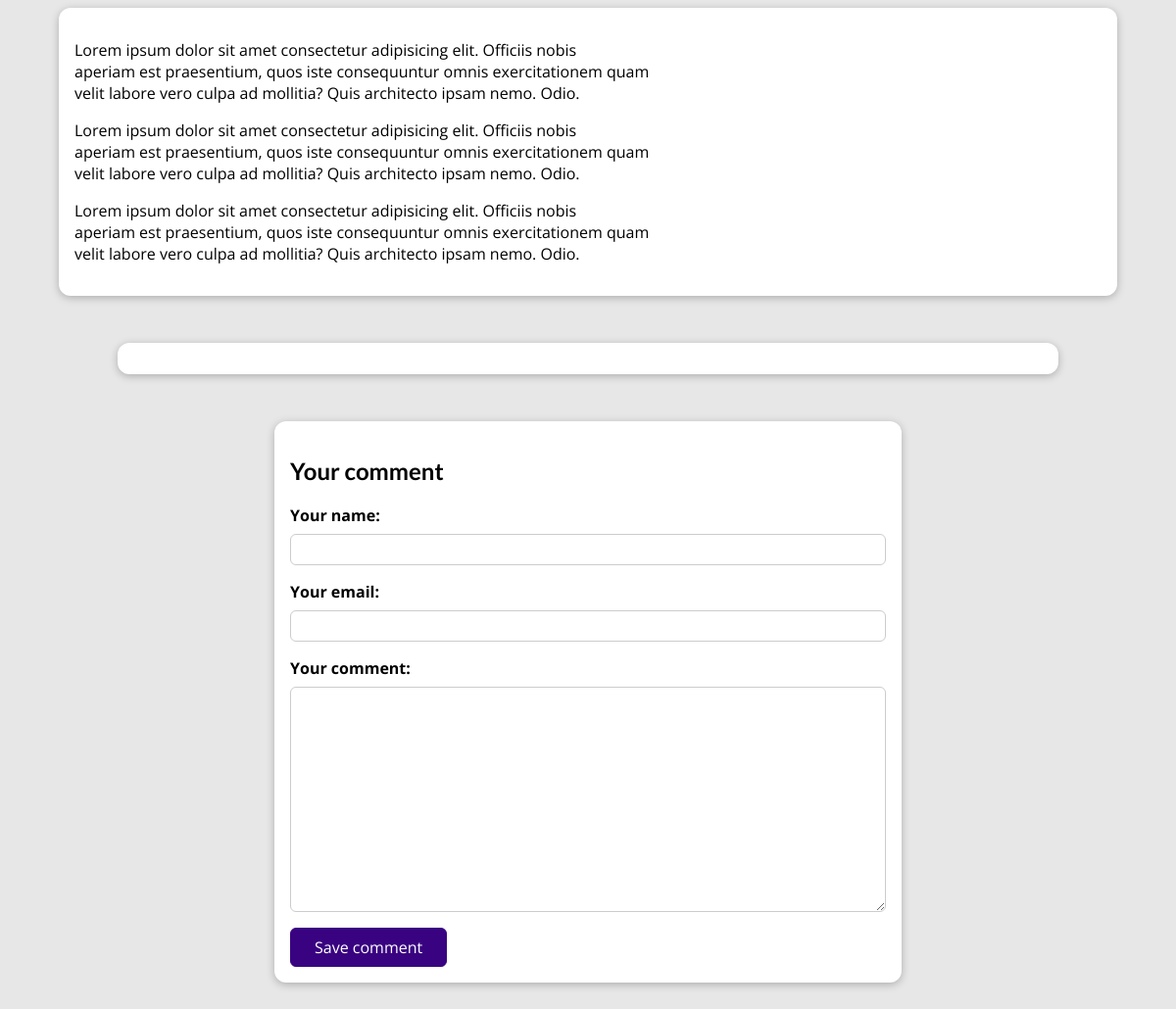
Page /posts/hike-in-the-mountains (lower part) on the earlier database version.
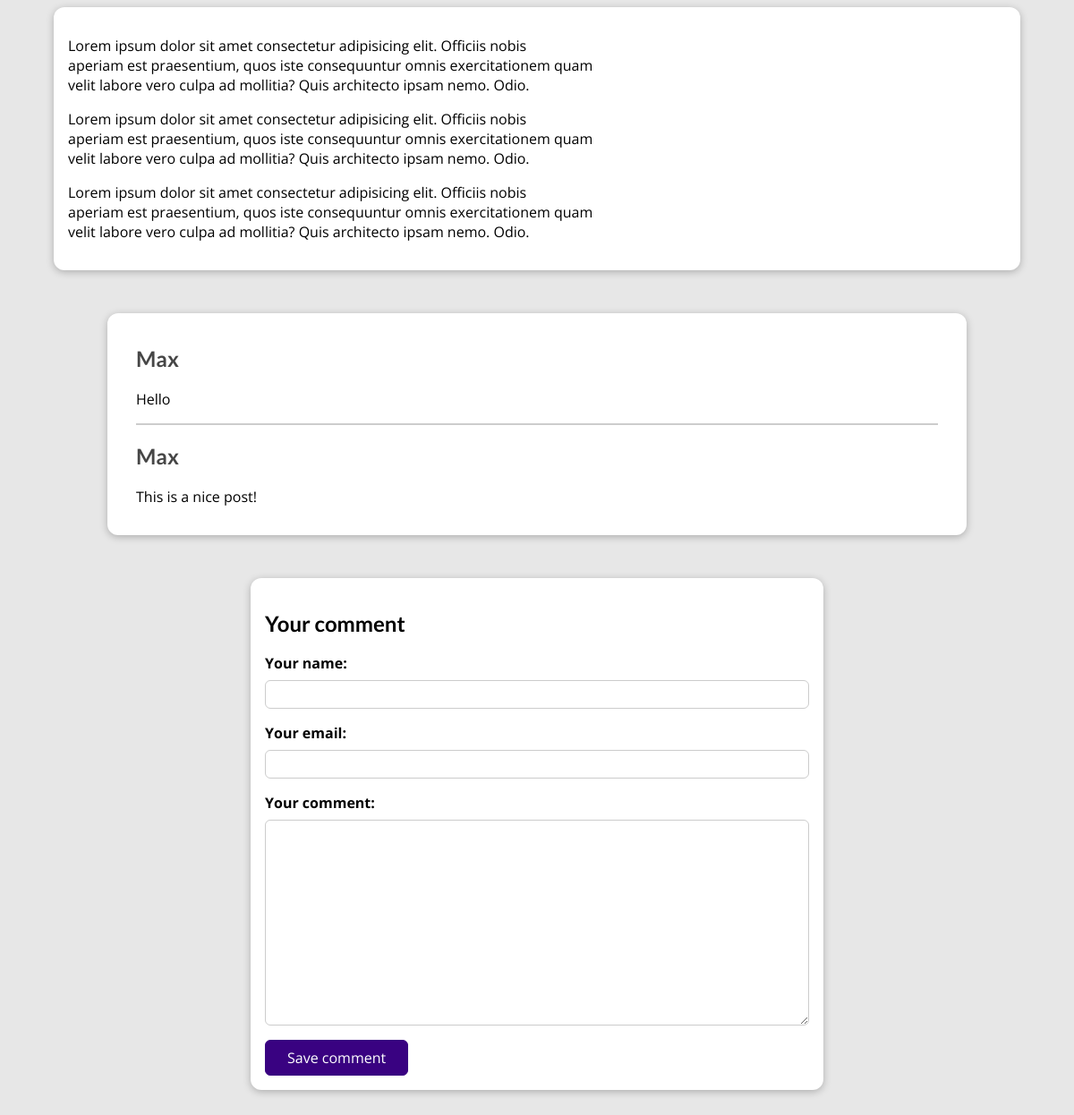
Same page on the later database version.
### blog/models.py (models this page shows, shortened)
class Post(models.Model):
    title = models.CharField(max_length=150)
    excerpt = models.CharField(max_length=200)
    image = models.ImageField(upload_to="posts", null=True)
    date = models.DateField(auto_now=True)
    slug = models.SlugField(unique=True, db_index=True)
    content = models.TextField(validators=[MinLengthValidator(10)])
    author = models.ForeignKey(
        Author, on_delete=models.SET_NULL, null=True, related_name="posts")
    tags = models.ManyToManyField(Tag)

class Comment(models.Model):
    user_name = models.CharField(max_length=120)
    user_email = models.EmailField()
    text = models.TextField(max_length=400)
    post = models.ForeignKey(
        Post, on_delete=models.CASCADE, related_name="comments")

### blog/views.py (the view, shortened to what this page needs)
# urls.py: path('posts/<slug:slug>', views.SinglePostView.as_view(),
class SinglePostView(View):
    def is_stored_post(self, request, post_id):
        stored_posts = request.session.get('stored_posts')
        if stored_posts is not None:
            is_saved_for_later = post_id in stored_posts
        else:
            is_saved_for_later = False
        return is_saved_for_later
    def get(self, request, slug):
        post = Post.objects.get(slug=slug)
        context = {
            'post': post,
            'post_tags': post.tags.all(),
            'post_comments': post.comments.all().order_by('-id'),
            'comment_form': CommentForm,
            'saved_for_later': self.is_stored_post(request, post.id)
        }
        return render(request, 'blog/post-detail.html', context)

### blog/models.py (called while the page is built)
    def full_name(self):
        return f"{self.first_name} {self.last_name}"

    def __str__(self):
        return self.full_name()

### blog/templates/blog/post-detail.html (shortened to what this page needs)
{% extends 'base.html' %}
{% load static %}
{% block css_files %}
  <link rel="stylesheet" href="{% static 'blog/post-detail.css' %}">
{% endblock %}
{% block content %}
  <main>
    <p>
      {{ post.content|linebreaks }}
    </p>
  </main>
  <section id="comments">
    <ul>
      {% for comment in post_comments %}
        <li>
          <h2>{{ comment.user_name }}</h2>
          <p>{{ comment.text|linebreaks }}</p>
        </li>
      {% endfor %}
    </ul>
  </section>
  <section id="comment-form">
    <h2>Your comment</h2>
    <form action="{% url 'post-detail-page' post.slug %}" method="POST">
      {% for form_field in comment_form %}
        <div class="form-control {% if form_field.errors %}invalid{% endif %}">
          {{ form_field.label_tag }}
          {{ form_field }}
        </div>
      {% endfor %}
      <button>Save comment</button>
    </form>
  </section>
{% endblock %}

### templates/base.html (shortened to what this page needs)
{% load static %}
<!DOCTYPE html>
<html lang="en">
<head>
  <link rel="stylesheet" href="{% static "app.css" %}">
  {% block css_files %}{% endblock  %}
</head>
<body>
  {% block content %}{% endblock  %}
</body>
</html>

### static/app.css (style rules this page uses)
* { box-sizing: border-box; }
html { font-family: 'Open Sans', 'Lato', sans-serif; }
body { margin: 0; }
h1, h2, h3 { font-family: 'Lato', sans-serif; font-weight: bold; }

### blog/static/blog/post-detail.css (style rules this page uses)
body { background-color: #e7e7e7; }
main { width: 90%; max-width: 90rem; margin: 3rem auto; background-color: white; padding: 1rem; border-radius: 12px; box-shadow: 0 2px 8px rgba(0, 0, 0, 0.25); }
#comment-form { margin: 3rem auto; width: 90%; max-width: 40rem; border-radius: 12px; background-color: white; box-shadow: 0 2px 8px rgba(0, 0, 0, 0.25); padding: 1rem; }
#comment-form button { font: inherit; background-color: #390281; color: white; border: 1px solid #390281; padding: 0.5rem 1.5rem; border-radius: 6px; cursor: pointer; }
.form-control { margin-bottom: 1rem; }
.form-control label { font-weight: bold; margin-bottom: 0.5rem; display: block; }
.form-control input, .form-control textarea { display: block; width: 100%; font: inherit; padding: 0.25rem; border-radius: 6px; border: 1px solid #ccc; }
#comments { margin: 3rem auto; width: 90%; max-width: 60rem; border-radius: 12px; background-color: white; box-shadow: 0 2px 8px rgba(0, 0, 0, 0.25); padding: 1rem 2rem; }
#comments ul { list-style: none; margin: 0; padding: 0; }
#comments li { margin-bottom: 1rem; border-bottom: 2px solid #ccc; }
#comments li:last-of-type { border-bottom: none; }
#comments h2 { color: #464646; }

Differences in the rows shown:
added Comment: user_name "Max", text "Hello"
added Comment: user_name "Max", text "This is a nice post!"
